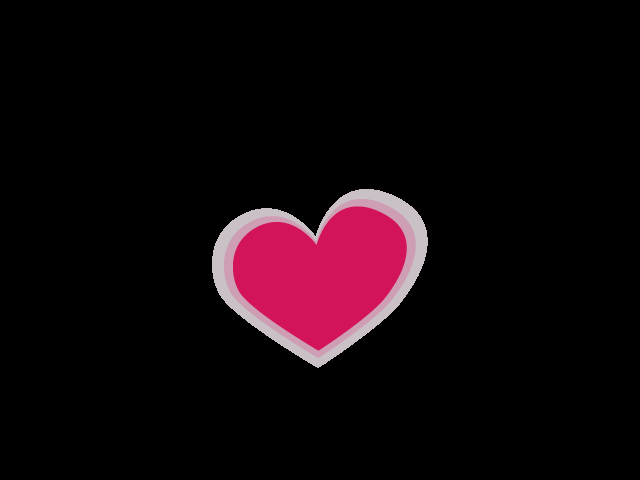
#> input picture resources/heart.png, 640 x 480 px
$ python stickers.py
#> lines starting #> are read from the running program, lines starting #| are printed output that depends on the picture
from typing import Callable, Dict

import cv2
import numpy as np

from utils.frame import alpha_compose


heart_img = cv2.imread("resources/heart.png", -1)
#> heart_img is the input picture: shape (480, 640, 4); mean B, G, R, A 10.5, 6.4, 17.4, 21
deal_with_it_img = cv2.imread("resources/deal-with-it.png", -1)
cactus_img = cv2.imread("resources/cactus.png", -1)
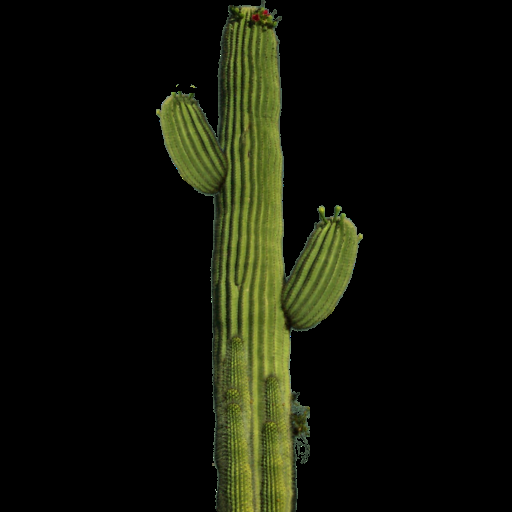
#> input picture resources/cactus.png, 512 x 512 px
#> cactus_img is the input picture: shape (512, 512, 4); mean B, G, R, A 8, 19.1, 16.8, 44.5
ronaldinho_img = cv2.imread("resources/ronaldinho.png", -1)
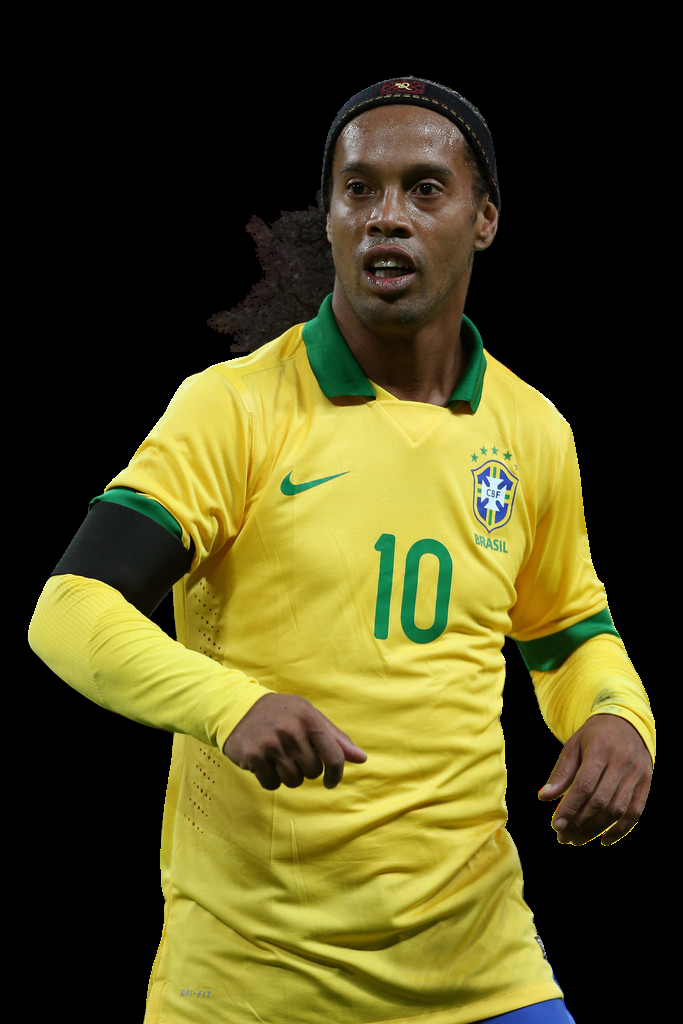
#> input picture resources/ronaldinho.png, 683 x 1024 px
#> ronaldinho_img is the input picture: shape (1024, 683, 4); mean B, G, R, A 30.6, 75.1, 80, 127.3
curling_img = cv2.imread("resources/curling.png", -1)
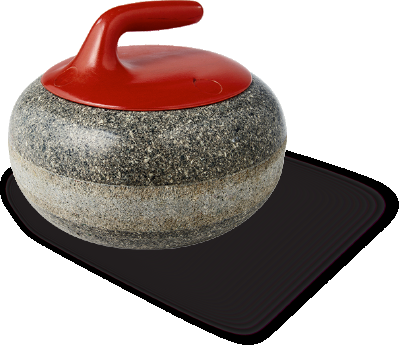
#> input picture resources/curling.png, 399 x 345 px
#> curling_img is the input picture: shape (345, 399, 4); mean B, G, R, A 144.9, 148.7, 162.3, 103


# Utils
def apply_sticker(_frame, sticker: Callable, point=(0, 0)):
    return sticker(_frame, point)


# Stickers
def heart(frame, point=(0, 0)):
    x, y = point
    sticker = cv2.resize(heart_img, (280, 280))
    return alpha_compose(frame, sticker, x, y)


def deal_with_it(frame, point=(0, 0)):
    x, y = point
    sticker = cv2.resize(deal_with_it_img, (280, 180))
    return alpha_compose(frame, sticker, x, y)


def cactus(frame, point=(0, 0)):
    x, y = point
    sticker = cv2.resize(cactus_img, (280, 180))
    return alpha_compose(frame, sticker, x, y)


def ronaldinho(frame, point=(0, 0)):
    x, y = point
    sticker = cv2.resize(ronaldinho_img, (230, 370))
    return alpha_compose(frame, sticker, x, y)


def curling(frame, point=(0, 0)):
    x, y = point
    sticker = cv2.resize(curling_img, (280, 280))
    return alpha_compose(frame, sticker, x, y)


stickers: Dict[str, Callable] = {
    'a': heart,
    'b': deal_with_it,
    'c': cactus,
    'd': ronaldinho,
    'e': curling,
}
